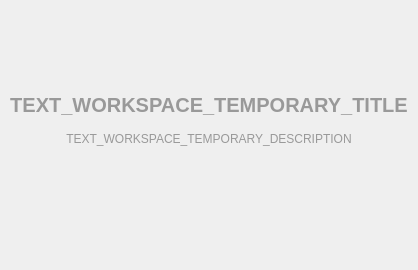
<?xml version="1.0" encoding="UTF-8"?>
<ui version="4.0">
 <class>TemporaryWorkspaceWidget</class>
 <widget class="QWidget" name="TemporaryWorkspaceWidget">
  <property name="geometry">
   <rect>
    <x>0</x>
    <y>0</y>
    <width>325</width>
    <height>270</height>
   </rect>
  </property>
  <property name="windowTitle">
   <string>Form</string>
  </property>
  <property name="styleSheet">
   <string notr="true">#label_temporary, #label_timestamp, #label_description {
    color: #999999;
}</string>
  </property>
  <layout class="QVBoxLayout" name="verticalLayout">
   <property name="spacing">
    <number>15</number>
   </property>
   <property name="leftMargin">
    <number>10</number>
   </property>
   <property name="topMargin">
    <number>0</number>
   </property>
   <property name="rightMargin">
    <number>10</number>
   </property>
   <property name="bottomMargin">
    <number>0</number>
   </property>
   <item>
    <spacer name="verticalSpacer_2">
     <property name="orientation">
      <enum>Qt::Vertical</enum>
     </property>
     <property name="sizeHint" stdset="0">
      <size>
       <width>20</width>
       <height>15</height>
      </size>
     </property>
    </spacer>
   </item>
   <item>
    <widget class="QLabel" name="label_temporary">
     <property name="font">
      <font>
       <pointsize>15</pointsize>
       <weight>75</weight>
       <bold>true</bold>
      </font>
     </property>
     <property name="text">
      <string>TEXT_WORKSPACE_TEMPORARY_TITLE</string>
     </property>
     <property name="alignment">
      <set>Qt::AlignCenter</set>
     </property>
    </widget>
   </item>
   <item>
    <widget class="QLabel" name="label_description">
     <property name="text">
      <string>TEXT_WORKSPACE_TEMPORARY_DESCRIPTION</string>
     </property>
     <property name="alignment">
      <set>Qt::AlignCenter</set>
     </property>
     <property name="wordWrap">
      <bool>true</bool>
     </property>
    </widget>
   </item>
   <item>
    <widget class="QLabel" name="label_timestamp">
     <property name="font">
      <font>
       <pointsize>11</pointsize>
      </font>
     </property>
     <property name="text">
      <string/>
     </property>
     <property name="alignment">
      <set>Qt::AlignCenter</set>
     </property>
    </widget>
   </item>
   <item>
    <spacer name="verticalSpacer">
     <property name="orientation">
      <enum>Qt::Vertical</enum>
     </property>
     <property name="sizeHint" stdset="0">
      <size>
       <width>20</width>
       <height>15</height>
      </size>
     </property>
    </spacer>
   </item>
  </layout>
 </widget>
 <resources/>
 <connections/>
</ui>
